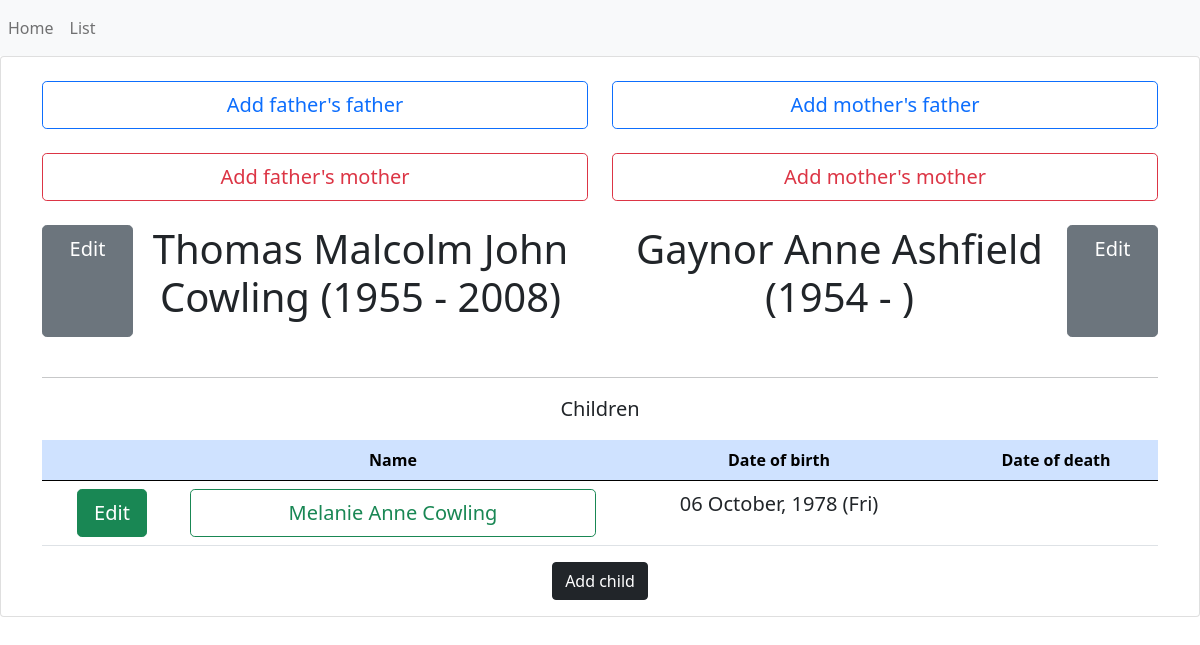
The app's page /family/3 with its own data.
### genealogy/models.py (models this page shows, shortened)
class Individual(db.Model):
    __tablename__ = "individual"
    id = db.Column(db.Integer, primary_key=True)
    forenames = db.Column(db.Text)
    surname = db.Column(db.Text)
    fullname = db.Column(db.Text)
    gender = db.Column(db.Text)
    dob = db.Column(db.Date)
    dod = db.Column(db.Date)
    age = db.Column(db.Integer)
    parents = db.relationship("Parents", secondary=FamilyLink.__table__)

### genealogy/individual/views.py (the view, shortened to what this page needs)
@app.route("/family/<parentsid>", methods=["GET", "POST"])
def show_family(parentsid):
    form = FamilyView()
    children = db.session.query(Individual) \
        .join(FamilyLink) \
        .filter(FamilyLink.parents_id == parentsid) \
        .filter(FamilyLink.individual_id == Individual.id)
    try:
        father = Individual.query.get(Parents.query.get(parentsid).father_id)
    except:
        father = None
    try:
        mother = Individual.query.get(Parents.query.get(parentsid).mother_id)
    except:
        mother = None
    try:
        patgrandfather = Individual.query.get(
            Individual.query.get(Parents.query.get(parentsid).father_id).parents[0].father_id)
    except:
        patgrandfather = None
    try:
        patgrandmother = Individual.query.get(
            Individual.query.get(Parents.query.get(parentsid).father_id).parents[0].mother_id)
    except:
        patgrandmother = None
    try:
        matgrandfather = Individual.query.get(
            Individual.query.get(Parents.query.get(parentsid).mother_id).parents[0].father_id)
    except:
        matgrandfather = None
    try:
        matgrandmother = Individual.query.get(
            Individual.query.get(Parents.query.get(parentsid).mother_id).parents[0].mother_id)
    except:
        matgrandmother = None
    return render_template("home.html", form=form, father=father, mother=mother, children=children,
                           patgrandfather=patgrandfather, patgrandmother=patgrandmother, matgrandfather=matgrandfather,
                           matgrandmother=matgrandmother)

### app.py (called while the page is built)
@app.template_filter()
def datedisplay(value, format='%d %B, %Y (%a)'):
    if value is None:
        return None
    return value.strftime(format)

### genealogy/individual/templates/home.html (shortened to what this page needs)
{% extends "base.html" %}
{% block content %}
<div class=class="container-fluid">
    <div class="card">
        <div class="card-deck mb-3 text-center">
            <form method="POST" class="col-md-12">
                <br>
                <div class="container">
                    <div class="row">
                        <div class="col-6 d-flex">
                            {% if patgrandfather %}
                            <a class="btn btn-primary btn-lg col-2" href="{{ url_for( 'edit', id=patgrandfather.id ) }}"
                               role="button">Edit</a>
                            <button type="submit" class="btn btn-outline-primary col-10 btn-lg"
                                    name="patgrandfatherfocus" value="focus">{% if patgrandfather.dob and patgrandfather.dod %}
                                {{ patgrandfather.fullname }} ({{ moment(patgrandfather.dob).format('YYYY') }} - {{ moment(patgrandfather.dod).format('YYYY') }})
                                {% elif patgrandfather.dob and patgrandfather.dod is none %}
                                {{ patgrandfather.fullname }} ({{ moment(patgrandfather.dob).format('YYYY') }} - )
                                {% elif patgrandfather.dob is none and patgrandfather.dod %}
                                {{ patgrandfather.fullname }} ( - {{ moment(patgrandfather.dod).format('YYYY') }})
                                {% elif patgrandfather.dob is none and patgrandfather.dod is none %}
                                {{ patgrandfather.fullname }} (    -    ){% endif %}</button>
                            {% elif father %}
                            <button type="button" class="btn btn-outline-primary col-12 btn-lg" data-bs-toggle="modal"
                                    data-bs-target="#addpatGrandfather">
                                Add father's father
                            </button>
                            {% endif %}
                        </div>
                        <div class="col-6 d-flex">
                            {% if matgrandfather %}
                            <button type="submit" class="btn btn-outline-primary col-10 btn-lg"
                                    name="matgrandfatherfocus" value="focus">{% if matgrandfather.dob and matgrandfather.dod %}
                                {{ matgrandfather.fullname }} ({{ moment(matgrandfather.dob).format('YYYY') }} - {{ moment(matgrandfather.dod).format('YYYY') }})
                                {% elif matgrandfather.dob and matgrandfather.dod is none %}
                                {{ matgrandfather.fullname }} ({{ moment(matgrandfather.dob).format('YYYY') }} - )
                                {% elif matgrandfather.dob is none and matgrandfather.dod %}
                                {{ matgrandfather.fullname }} ( - {{ moment(matgrandfather.dod).format('YYYY') }})
                                {% elif matgrandfather.dob is none and matgrandfather.dod is none %}
                                {{ matgrandfather.fullname }} (    -    ){% endif %}</button>
                            <a class="btn btn-primary btn-lg col-2" href="{{ url_for( 'edit', id=matgrandfather.id ) }}"
                               role="button">Edit</a>
                            {% elif mother %}
                            <button type="button" class="btn btn-outline-primary col-12 btn-lg" data-bs-toggle="modal"
                                    data-bs-target="#addmatGrandfather">
                                Add mother's father
                            </button>
                            {% endif %}
                        </div>
                    </div>
                    <br>
                    <div class="row">
                        <div class="col d-flex">
                            {% if patgrandmother %}
                            <a class="btn btn-danger btn-lg col-2" href="{{ url_for( 'edit', id=patgrandmother.id ) }}"
                               role="button">Edit</a>
                            <button type="submit" class="btn btn-outline-danger col-10 btn-lg"
                                    name="patgrandmotherfocus" value="focus">{% if patgrandmother.dob and patgrandmother.dod %}
                                {{ patgrandmother.fullname }} ({{ moment(patgrandmother.dob).format('YYYY') }} - {{ moment(patgrandmother.dod).format('YYYY') }})
                                {% elif patgrandmother.dob and patgrandmother.dod is none %}
                                {{ patgrandmother.fullname }} ({{ moment(patgrandmother.dob).format('YYYY') }} - )
                                {% elif patgrandmother.dob is none and patgrandmother.dod %}
                                {{ patgrandmother.fullname }} ( - {{ moment(patgrandmother.dod).format('YYYY') }})
                                {% elif patgrandmother.dob is none and patgrandmother.dod is none %}
                                {{ patgrandmother.fullname }} (    -    ){% endif %}</button>
                            {% elif father %}
                            <button type="button" class="btn btn-outline-danger col-12 btn-lg" data-bs-toggle="modal"
                                    data-bs-target="#addpatGrandmother">
                                Add father's mother
                            </button>
                            {% endif %}
                        </div>
                        <div class="col d-flex">
                            {% if matgrandmother %}
                            <button type="submit" class="btn btn-outline-danger col-10 btn-lg"
                                    name="matgrandmotherfocus" value="focus">{% if matgrandmother.dob and matgrandmother.dod %}
                                {{ matgrandmother.fullname }} ({{ moment(matgrandmother.dob).format('YYYY') }} - {{ moment(matgrandmother.dod).format('YYYY') }})
                                {% elif matgrandmother.dob and matgrandmother.dod is none %}
                                {{ matgrandmother.fullname }} ({{ moment(matgrandmother.dob).format('YYYY') }} - )
                                {% elif matgrandmother.dob is none and matgrandmother.dod %}
                                {{ matgrandmother.fullname }} ( - {{ moment(matgrandmother.dod).format('YYYY') }})
                                {% elif matgrandmother.dob is none and matgrandmother.dod is none %}
                                {{ matgrandmother.fullname }} (    -    ){% endif %}</button>
                            <a class="btn btn-danger btn-lg col-2" href="{{ url_for( 'edit', id=matgrandmother.id ) }}"
                               role="button">Edit</a>
                            {% elif mother %}
                            <button type="button" class="btn btn-outline-danger col-12 btn-lg" data-bs-toggle="modal"
                                    data-bs-target="#addmatGrandmother">
                                Add mother's mother
                            </button>
                            {% endif %}
                        </div>
                    </div>
                    <br>
                    <div class="row">
                        <div class="col d-flex">
                            {% if father %}
                            <a class="btn btn-secondary btn-lg col-2" href="{{ url_for( 'edit', id=father.id ) }}"
                               role="button">Edit</a>
                            {% if father.dob and father.dod %}
                            <p class="display-6 col-10">{{ father.fullname }} ({{ moment(father.dob).format('YYYY') }} - {{ moment(father.dod).format('YYYY') }})</p>
                            {% elif father.dob and father.dod is none %}
                            <p class="display-6 col-10">{{ father.fullname }} ({{ moment(father.dob).format('YYYY') }} - )</p>
                            {% elif father.dob is none and father.dod %}
                            <p class="display-6 col-10">{{ father.fullname }} ( - {{ moment(father.dod).format('YYYY') }})</p>
                            {% elif father.dob is none and father.dod is none %}
                            <p class="display-6 col-10">{{ father.fullname }} (    -    )</p>
                            {% endif %}
                            {% endif %}
                        </div>
                        <div class="col d-flex">
                            {% if mother %}
                            {% if mother.dob and mother.dod %}
                            <p class="display-6 col-10">{{ mother.fullname }} ({{ moment(mother.dob).format('YYYY') }} - {{ moment(mother.dod).format('YYYY') }})</p>
                            {% elif mother.dob and mother.dod is none %}
                            <p class="display-6 col-10">{{ mother.fullname }} ({{ moment(mother.dob).format('YYYY') }} - )</p>
                            {% elif mother.dob is none and mother.dod %}
                            <p class="display-6 col-10">{{ mother.fullname }} ( - {{ moment(mother.dod).format('YYYY') }})</p>
                            {% elif mother.dob is none and mother.dod is none %}
                            <p class="display-6 col-10">{{ mother.fullname }} (    -    )</p>
                            {% endif %}
                            <a class="btn btn-secondary btn-lg col-2" href="{{ url_for( 'edit', id=mother.id ) }}"
                               role="button">Edit</a>
                            {% endif %}
                        </div>
                    </div>
                    <br>
                    <hr />
                    <div class="row">
                        <div class="col-12">
                            <p class="lead">Children</p>
                        </div>
                    </div>
                    <table class="table">
                        <thead>
                        <tr class="table-primary">
                            <th scope="col"></th>
                            <th scope="col">Name</th>
                            <th scope="col">Date of birth</th>
                            <th scope="col">Date of death</th>
                        </tr>
                        </thead>
                        <tbody>
                        {% if children %}
                        {% for child in children %}
                        <tr>
                            <td><a class="btn btn-success btn-lg" href="{{ url_for( 'edit', id=child.id ) }}"
                                   role="button">Edit</a></td>
                            <td><button type="submit" class="btn btn-outline-success col-12 btn-lg"
                                        name="childfocus" value="{{ child.id }}">{{ child.fullname }}</button></td>
                            {% if child.dob %}
                            <td><p class="lead">{{ child.dob | datedisplay }}</p></td>
                            {% else %}
                            <td></td>
                            {% endif %}
                            {% if child.dod %}
                            <td><p class="lead">{{ child.dod | datedisplay }}</p></td>
                            {% else %}
                            <td></td>
                            {% endif %}
                        </tr>
                        </tbody>
                        {% endfor %}
                        {% endif %}
                    </table>
                    <button type="button" class="btn btn-dark" data-bs-toggle="modal" data-bs-target="#addChild">
                        Add child
                    </button>
                </div>
            </form>
        </div>
    </div>
</div>
{% endblock %}

### records on screen
Individual: fullname "Thomas Malcolm John Cowling", dob "1955", dod "2008"
Individual: fullname "Gaynor Anne Ashfield", dob "1954"
Individual: {{ child.id }} 2 (drawn), fullname "Melanie Anne Cowling", dob "06 October, 1978 (Fri)"
